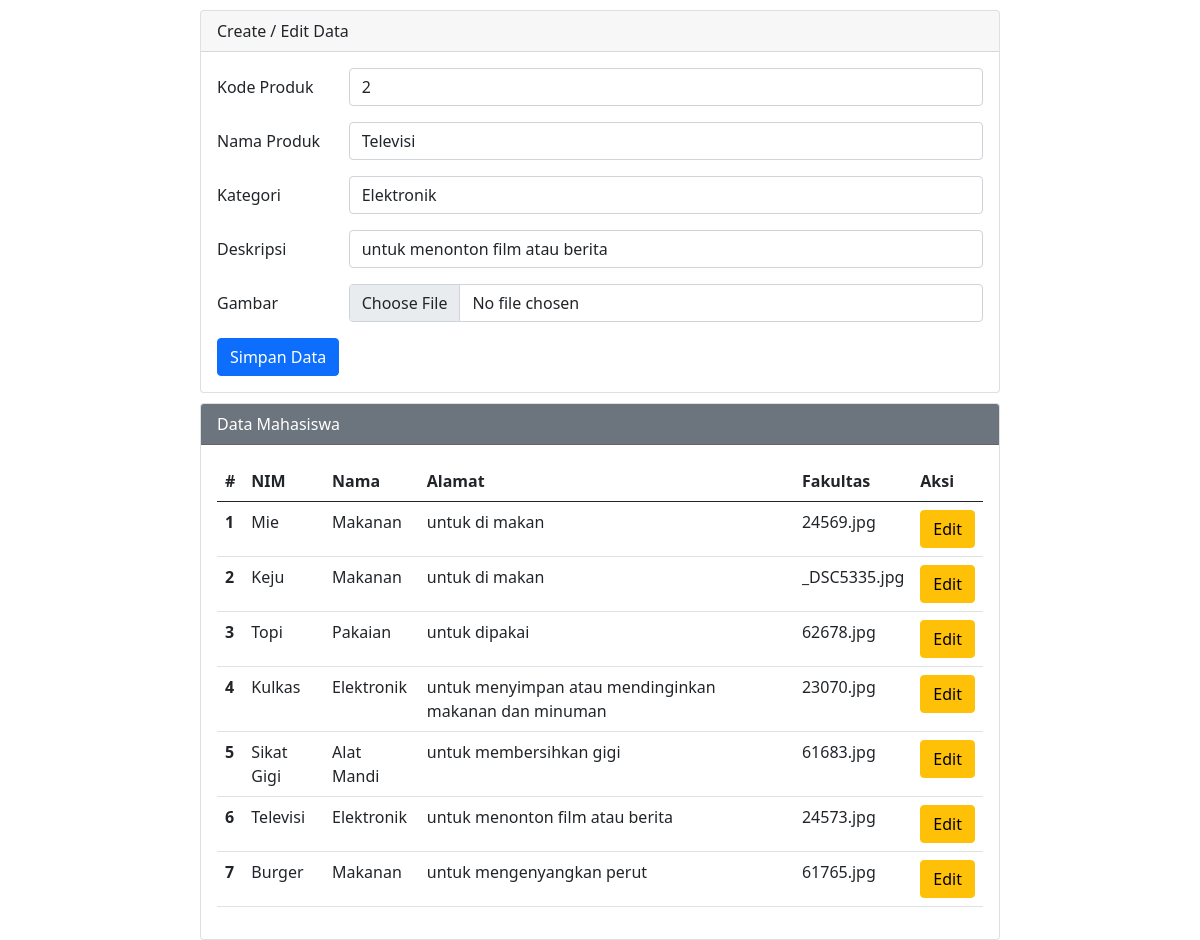
Screenshot of /editcb.php?op=edit&id=2 with the database file from the repository.
### tables this page shows
CREATE TABLE `tbl_produk` (
  `kode_produk` int(11) NOT NULL,
  `nama_produk` varchar(30) NOT NULL,
  `kategori` varchar(30) NOT NULL,
  `deskripsi` text NOT NULL,
  `gambar` varchar(100) NOT NULL
);

### editcb.php (the view, shortened to what this page needs)
<?php
include 'koneksi.php';
    $id         = "";
    $nama       = "";
    $kategori   = "";
    $deskripsi  = "";
    $gambar     = "";
if (isset($_GET['op'])) {
    $op = $_GET['op'];
} else {
    $op = "";
}
if ($op == 'edit') {
    $id         = $_GET['id'];
    $sql       = "select * from tbl_produk where kode_produk = '$id'";
    $q1         = mysqli_query($koneksi, $sql);
    $r1         = mysqli_fetch_array($q1);
    $id        = $r1['kode_produk'];
    $nama       = $r1['nama_produk'];
    $kategori   = $r1['kategori'];
    $deskripsi  = $r1['deskripsi'];
    $gambar     = $r1['gambar'];
}
?>
<!DOCTYPE html>
<html lang="en">
<head>
    <link href="https://cdn.jsdelivr.net/npm/bootstrap@5.0.0-beta2/dist/css/bootstrap.min.css" rel="stylesheet">
</head>
<body>
    <div class="mx-auto">
        <div class="card">
            <div class="card-header">
                Create / Edit Data
            </div>
            <div class="card-body">
                <form action="" method="POST">
                    <div class="mb-3 row">
                        <label for="kode" class="col-sm-2 col-form-label">Kode Produk</label>
                        <div class="col-sm-10">
                            <input type="text" class="form-control" id="kode" name="kode" value="<?php echo $id ?>">
                        </div>
                    </div>
                    <div class="mb-3 row">
                        <label for="nama" class="col-sm-2 col-form-label">Nama Produk</label>
                        <div class="col-sm-10">
                            <input type="text" class="form-control" id="nama" name="nama" value="<?php echo $nama ?>">
                        </div>
                    </div>
                    <div class="mb-3 row">
                        <label for="kategori" class="col-sm-2 col-form-label">Kategori</label>
                        <div class="col-sm-10">
                            <select class="form-control" name="kategori" id="kategori">
                                <option value="Elektronik" <?php if ($kategori == "Elektronik") echo "selected" ?>>Elektronik</option>
                            </select>
                        </div>
                    </div>
                    <div class="mb-3 row">
                        <label for="deskripsi" class="col-sm-2 col-form-label">Deskripsi</label>
                        <div class="col-sm-10">
                            <input type="text" class="form-control" id="deskripsi" name="deskripsi" value="<?php echo $deskripsi ?>">
                        </div>
                    </div>
                    <div class="mb-3 row">
                        <label for="gambar" class="col-sm-2 col-form-label">Gambar</label>
                        <div class="col-sm-10">
                            <input type="file" class="form-control" id="gambar" name="gambar" value="<?php echo $gambar ?>">
                        </div>
                    </div>
                    <div class="col-12">
                        <input type="submit" name="simpan" value="Simpan Data" class="btn btn-primary" />
                    </div>
                </form>
            </div>
        </div>
        <div class="card">
            <div class="card-header text-white bg-secondary">
                Data Mahasiswa
            </div>
            <div class="card-body">
                <table class="table">
                    <thead>
                        <tr>
                            <th scope="col">#</th>
                            <th scope="col">NIM</th>
                            <th scope="col">Nama</th>
                            <th scope="col">Alamat</th>
                            <th scope="col">Fakultas</th>
                            <th scope="col">Aksi</th>
                        </tr>
                    </thead>
                    <tbody>
                        <?php
                        $sql   = "select * from tbl_produk order by kode_produk desc";
                        $q2     = mysqli_query($koneksi, $sql);
                        $urut   = 1;
                        while ($r2 = mysqli_fetch_array($q2)) {
                            $id         = $r2['kode_produk'];
                            $nama       = $r2['nama_produk'];
                            $kategori   = $r2['kategori'];
                            $deskripsi  = $r2['deskripsi'];
                            $gambar     = $r2['gambar'];
                        ?>
                            <tr>
                                <th scope="row"><?php echo $urut++ ?></th>
                                <td scope="row"><?php echo $nama ?></td>
                                <td scope="row"><?php echo $kategori ?></td>
                                <td scope="row"><?php echo $deskripsi ?></td>
                                <td scope="row"><?php echo $gambar ?></td>
                                <td scope="row">
                                    <a href="editcb.php?op=edit&id=<?php echo $id ?>"><button type="button" class="btn btn-warning">Edit</button></a>
                                </td>
                            </tr>
                        <?php
                        }
                        ?>
                    </tbody>
                </table>
            </div>
        </div>
    </div>
</body>
</html>

### editcb.php (style rules this page uses)
.mx-auto { width: 800px }
.card { margin-top: 10px; }

### rows the page displays
tbl_produk: kode "2", nama "Televisi", kategori "Elektronik", deskripsi "untuk menonton film atau berita", nama_produk "Televisi", gambar "24573.jpg"
tbl_produk: nama_produk "Mie", kategori "Makanan", deskripsi "untuk di makan", gambar "24569.jpg"
tbl_produk: nama_produk "Keju", kategori "Makanan", deskripsi "untuk di makan", gambar "_DSC5335.jpg"
tbl_produk: nama_produk "Topi", kategori "Pakaian", deskripsi "untuk dipakai", gambar "62678.jpg"
tbl_produk: nama_produk "Kulkas", kategori "Elektronik", deskripsi "untuk menyimpan atau mendinginkan makanan dan minuman", gambar "23070.jpg"
tbl_produk: nama_produk "Sikat Gigi", kategori "Alat Mandi", deskripsi "untuk membersihkan gigi", gambar "61683.jpg"
tbl_produk: nama_produk "Burger", kategori "Makanan", deskripsi "untuk mengenyangkan perut", gambar "61765.jpg"
